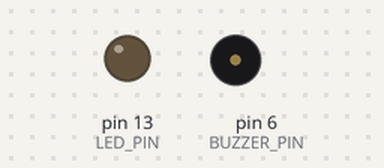
The sketch below on a simulated Arduino Uno, built with avr-gcc and run on an emulated ATmega328P. Shown: output pins drawn as LEDs (lit = HIGH), buzzer (waves = sounding). Pins used as bus, display or sensor lines are not drawn.

Above: at 3.5 s.
At 4.7 s:
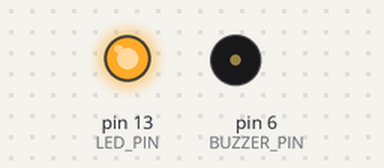
At 8.65 s:
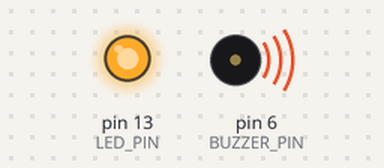
Timing chart, 0 to 9.9 s (numbered marks = the images above):
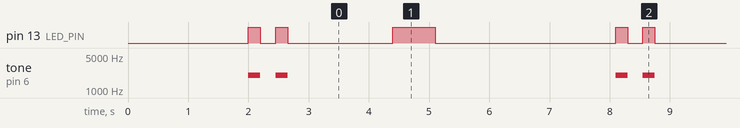

Measured:
- by itself, pin 13 (LED_PIN): repeats every 6.1 s: LOW 0.25 s, HIGH 0.20 s, LOW 1.8 s, HIGH 0.70 s, LOW 3.0 s, HIGH 0.20 s
- by itself, tone on pin 6 (BUZZER_PIN): repeats every 6.1 s: silent 0.25 s, 2000 Hz 0.20 s, silent 5.5 s, 2000 Hz 0.20 s

The sketch:

arduino_buzzer_basic_test.ino
```cpp
/*
  Beginner buzzer identification test for Arduino UNO.

  Wiring:
    D6  -> buzzer long leg / +
    GND -> buzzer short leg / -

  The built-in LED mirrors each test so the user can identify the phase.
*/

const uint8_t BUZZER_PIN = 6;
const uint8_t LED_PIN = LED_BUILTIN;

void quiet(unsigned long durationMs) {
  noTone(BUZZER_PIN);
  digitalWrite(BUZZER_PIN, LOW);
  digitalWrite(LED_PIN, LOW);
  delay(durationMs);
}

void passiveToneTest() {
  // Phase A: two short 2000 Hz tones. A passive buzzer should sound clearly.
  for (uint8_t count = 0; count < 2; count++) {
    digitalWrite(LED_PIN, HIGH);
    tone(BUZZER_PIN, 2000);
    delay(200);
    quiet(250);
  }
}

void activeBuzzerTest() {
  // Phase B: one long DC pulse. An active buzzer should sound clearly.
  noTone(BUZZER_PIN);
  digitalWrite(LED_PIN, HIGH);
  digitalWrite(BUZZER_PIN, HIGH);
  delay(700);
  quiet(0);
}

void setup() {
  pinMode(BUZZER_PIN, OUTPUT);
  pinMode(LED_PIN, OUTPUT);
  quiet(2000);
}

void loop() {
  passiveToneTest();
  quiet(1500);
  activeBuzzerTest();
  quiet(3000);
}
```
